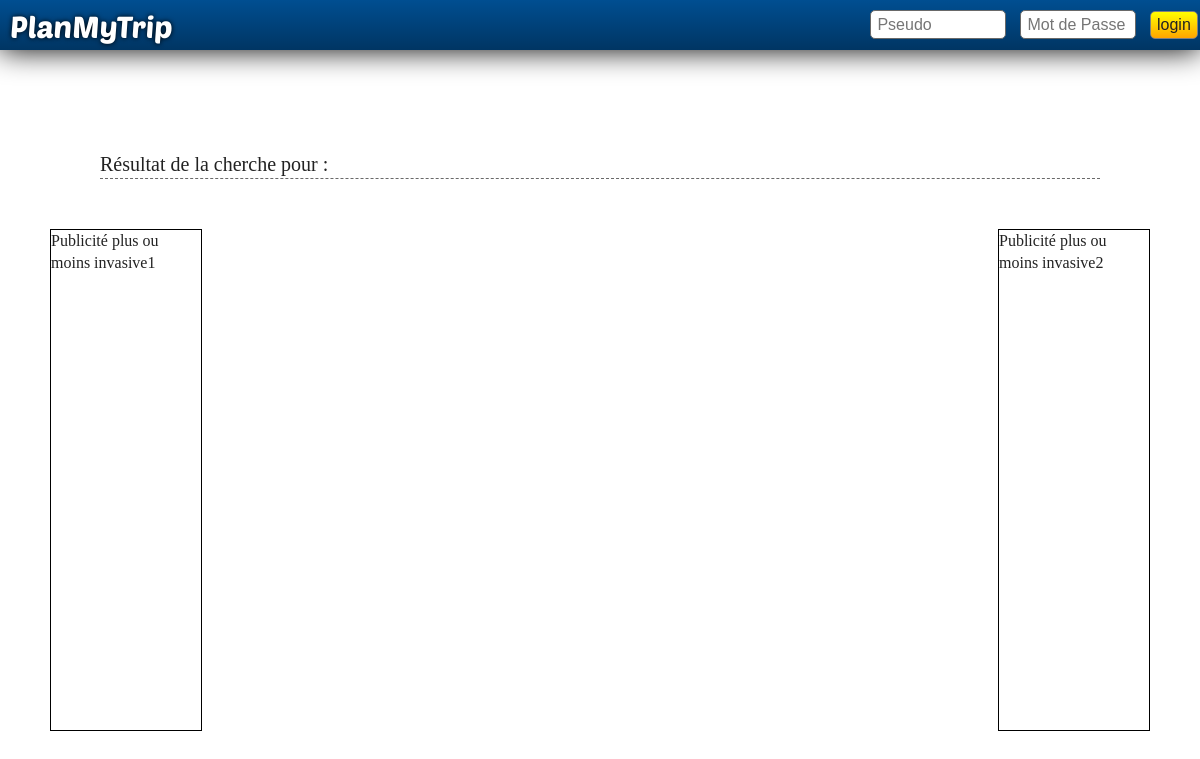
Before: /search/index.php with the older database file.
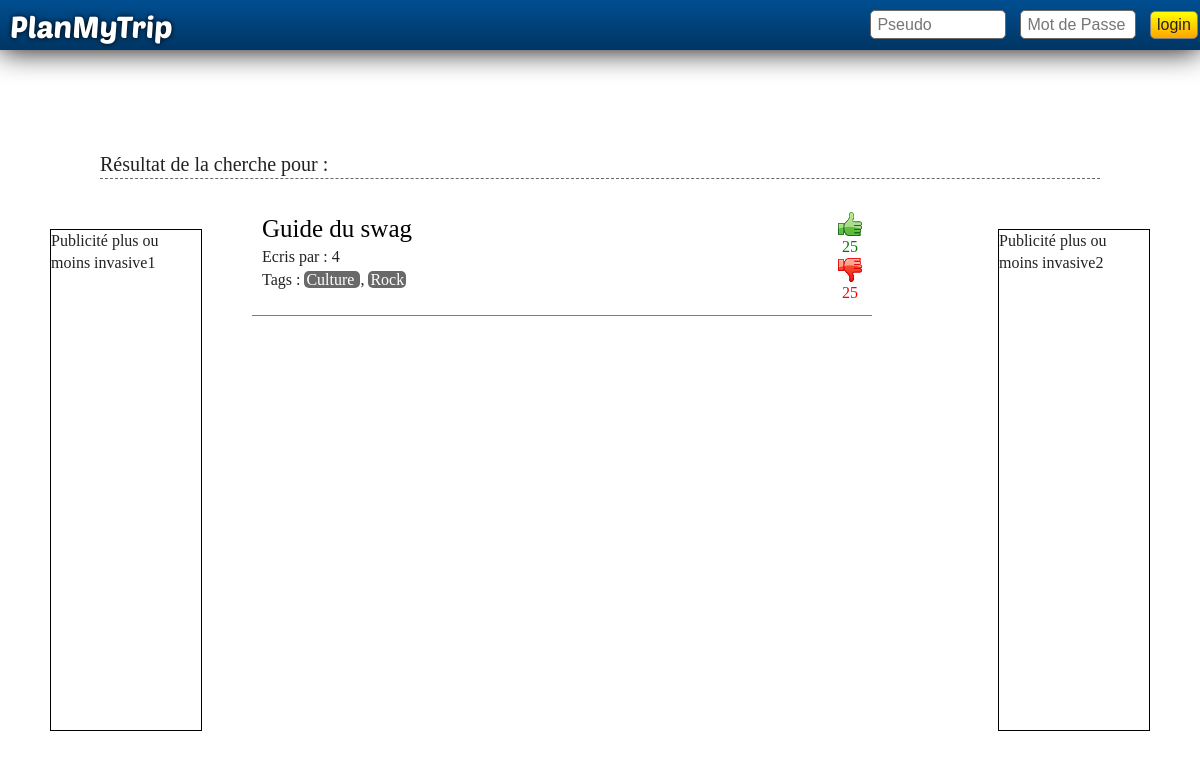
After: the same page with the newer database file.
### tables this page shows
CREATE TABLE IF NOT EXISTS `guide` (
  `Id_Guide` int(11) NOT NULL AUTO_INCREMENT,
  `Titre` text NOT NULL,
  `Contenu` text NOT NULL,
  `Id_User` int(11) NOT NULL,
  `Pays` text NOT NULL,
  `Ville` text,
  `Datetime` timestamp NOT NULL DEFAULT CURRENT_TIMESTAMP,
  PRIMARY KEY (`Id_Guide`),
  KEY `Id_User` (`Id_User`)
);

### search/index.php (the view, shortened to what this page needs)
<?php
include("../pages/topbar.php");
$s =  $_GET['search'];
try{
	$pdo_options[PDO::ATTR_ERRMODE] = PDO::ERRMODE_EXCEPTION;
	$bdd = new PDO('mysql:host=localhost;dbname=planmytrip', 'root', '', $pdo_options);
	$bdd->exec("set names utf8");
}catch (Exception $e){
	die('Erreur : ' . $e->getMessage());
}
?>
<div id="results">
	<div id="reultsTitle">
		Résultat de la cherche pour : <b><?php echo $s ?></b><br>
	</div>
	<div id="resultPage">
	<div id="pub1">
		Publicité plus ou moins invasive1
	</div>
	<div id="resultsItems"><br>
		<table>
			<?php
            $requete = $bdd->prepare("SELECT * FROM guide WHERE titre LIKE ? ORDER BY Id_Guide DESC");
            $requete->execute(array('%'.mysql_real_escape_string($s).'%'));
			while($item=$requete->fetch()){
                ?>
			<tr class="result">
			<td>
				<div class="resultInfo">
					<div class="resultName"><a href="../pages/guide/index.php?Id_Guide=<?php echo $item['Id_Guide'] ?>"><?php echo $item['Titre'] ?></a></div>
					<div class="resultAuthor">Ecris par : <?php echo $item['Id_User'] ?></div>
					Tags : <a href="#"><span class="resultTag"> Culture </span></a>, <a href="#"><span class="resultTag"> Rock </span></a>
				</div>
				<div class="resultVote">
					<div class="greenthumb"><img class="thumb" src="../img/up.png"><br>25</div>
					<div class="redthumb"><img class="thumb" src="../img/down.png"><br>25</div>
				</div>
				<br>
			</td>
			</tr>
			<?php
            }
            ?>
		</table>
	</div>
	<div id="pub2">
		Publicité plus ou moins invasive2
	</div>
	</div>
</div>

### pages/topbar.php (shortened to what this page needs)
<!DOCTYPE html>
    <html>
 <html class="no-js">
<head>
    <link rel="stylesheet" href="http://<?php echo $_SERVER['HTTP_HOST'] ?>/PlanMyTrip/css/normalize.min.css">
    <link rel="stylesheet" href="http://<?php echo $_SERVER['HTTP_HOST'] ?>/PlanMyTrip/css/main.css">
</head>
<body>
<div id="top">
    <div id="topbar">
        <a href="http://<?php echo $_SERVER['HTTP_HOST'] ?>/PlanMyTrip/"><div id="title">
            <h1>PlanMyTrip</h1>
        </div></a>
        <div id="login">
        <?php
        if (isset($_SESSION['id']) AND isset($_SESSION['pseudo']))
        {
            echo "Bienvenue " . $_SESSION['pseudo'];
            echo '</br> <a href="Sessions/deconnexion.php"> <c1>Deconnexion</c1> </a> </br>';
        }
        else
        {
            ?>
            <form method=post action="pages/loger/login.php">
                <input type=text class="loginName" name="pseudo" placeholder=" Pseudo">
                <input type=password class="loginPassword" name="password" placeholder=" Mot de Passe">
                <input type="submit" class="go" value="login" name="loginEnt">
            </form>
        <?php
        }
        ?>
     </div>
    </div>
</div>

### css/main.css (style rules this page uses)
html, button, input, select, textarea { color: #222; }
body { font-size: 1em; line-height: 1.4; }
img { vertical-align: middle; }
body { font-family: "Myriad-Pro"; }
a { text-decoration: none; }
h1 { font-family: "Poetsen One"; }
#top { width: 100%; height: 50px; background: linear-gradient(to top, #003563, #004E91); box-shadow: 0px 0px 30px black; z-index: 2; position: fixed; }
#topbar { min-width: 500px; }
#title { font-family: "Poetsen One"; width: 170px; height: 40px; margin-top: 5px; margin-left: 10px; float: left; }
#title h1 { font-weight: normal; color: white; font-size: 30px; text-shadow: 0px 0px 5px black; letter-spacing: 0px; margin-top: 0px; }
#login { margin-top: 10px; float: right; width: 330px; height: 30px; }
.loginName { border-radius: 5px; border: 1px solid dimgray; width: 130px; height: 25px; margin-right: 10px; }
.loginPassword { border-radius: 5px; border: 1px solid dimgray; width: 110px; height: 25px; margin-right: 10px; }
.go { border-radius: 5px; border: 1px solid gray; background-color: #F; height: 28px; background: linear-gradient(to top, orange, yellow); }
#reultsTitle { padding-top: 150px; margin-left: 100px; border-bottom: 1px dashed dimgray; margin-right: 100px; font-size: 20px; }
#resultPage { width: 1100px; margin:auto; }
#pub1 { margin-top: 50px; border:1px solid black; float: left; height: 500px; width: 150px; }
#resultsItems { margin-left: 50px; float: left; }
tr.result td { min-width: 600px; padding-left: 10px; padding-right: 10px; padding-top: 10px; padding-bottom: 10px; border-bottom: 1px solid gray; }
.resultInfo { float: left; }
.resultName { font-size: 25px; }
.resultName a { color:black; }
.resultVote { float:right; }
.greenthumb { text-align: center; color:green; }
.redthumb { text-align: center; color:red; }
.resultTag { color:white; border-radius: 5px; background-color: dimgray; padding-right:2px; padding-left:2px; }
#pub2 { margin-top: 50px; border:1px solid black; float: right; height: 500px; width: 150px; }

Changed rows visible on the page:
added guide: Titre "Guide du swag", Id_User "4"
